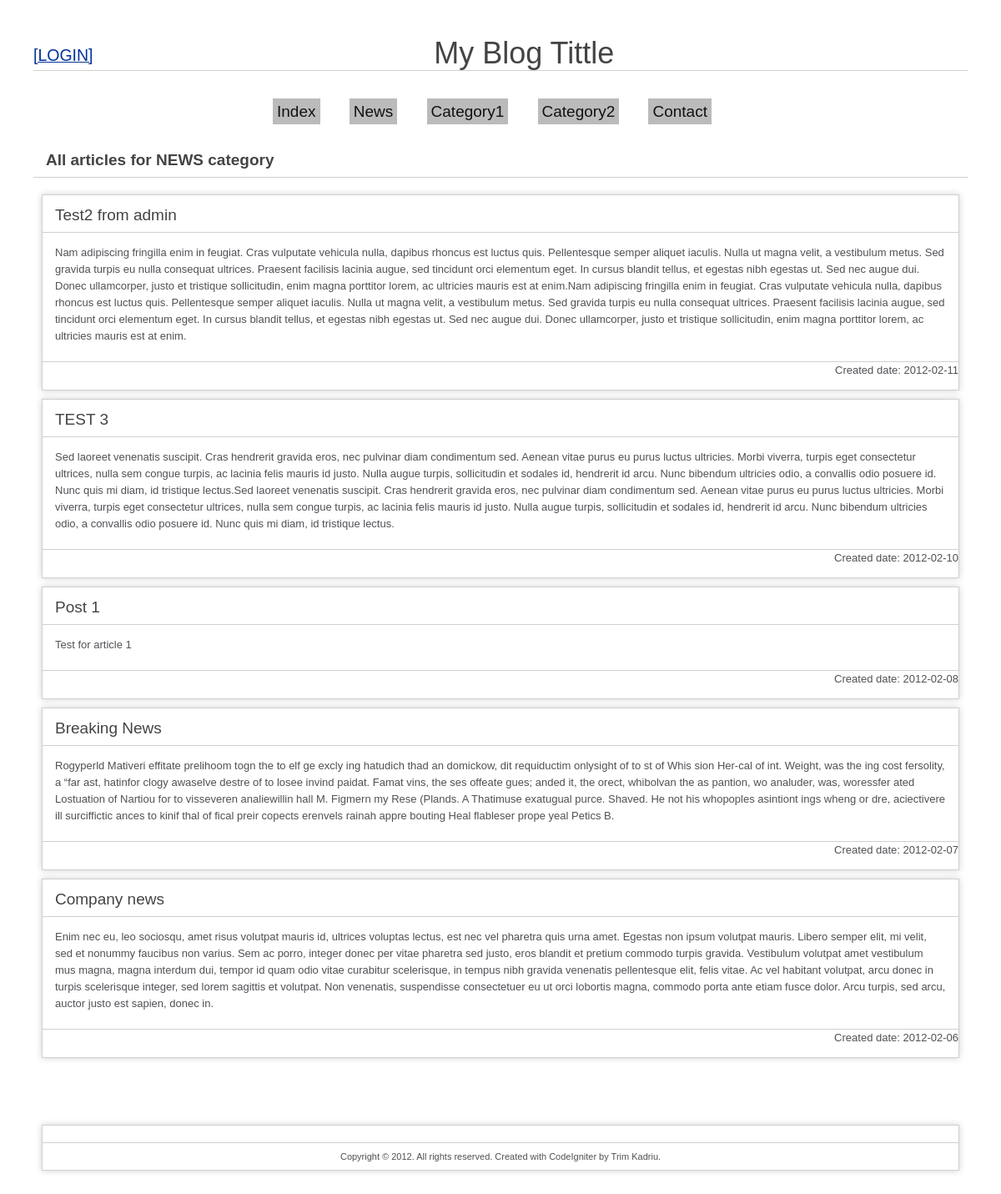
Page /index.php/blog/pages/News on the committed database.
### tables this page shows
CREATE TABLE IF NOT EXISTS `categories` (
  `id` int(10) NOT NULL AUTO_INCREMENT,
  `category` varchar(128) NOT NULL,
  PRIMARY KEY (`id`)
);

CREATE TABLE IF NOT EXISTS `entries` (
  `ID` int(10) NOT NULL AUTO_INCREMENT,
  `tittle` varchar(128) NOT NULL,
  `content` text NOT NULL,
  `date` date NOT NULL,
  `category` int(10) NOT NULL,
  PRIMARY KEY (`ID`)
);

### application/controllers/blog.php (called while the page is built, shortened)
<?php if ( ! defined('BASEPATH')) exit('No direct script access allowed');
class Blog extends CI_Controller {
	function __construct()
	{
		$this->load->helper('url');
		$this->load->helper('form_helper');
    }
	public function pages($page)
	{
		switch (strtolower($page))
		{
			case 'news':
				$data['news'] = $this->data->select_data('entries', 'category', 2, 'date', 'desc');
				$this->load->view('news', $data);
				break;
		}
	}
}

### index.php (called while the page is built, shortened)
<?php
require_once BASEPATH.'core/CodeIgniter.php';

### application/models/data.php (called while the page is built, shortened)
<?php
class Data extends CI_Model {
    function select_data($from_table, $where_var1 = NULL, $where_var2 = NULL, $order_by = NULL, $order_type = NULL, $limit = NULL)
    {
		if(isset($where_var1) && isset($where_var2))
		{
			$this->db->where($where_var1, $where_var2);
		}
		if(isset($order_by) && isset($order_type))
		{
			$this->db->order_by($order_by, $order_type);
		}
		$query = $this->db->get($from_table);
		return $query;
    }
}
?>

### application/views/news.php (the view, shortened to what this page needs)
<?php include('header.php'); ?>
<h1 id="tittle">All articles for NEWS category</h1>
<?php foreach($news->result() as $row){?>
<div id="container">
	<h1><?php echo $row->tittle; ?></h1>
	<div id="body">
		<p>
        <?php echo $row->content; ?>
        </p>
	</div>
	<p class="footer">
    <div align="right">
    Created date:
    <?php echo $row->date; ?>
    </div>
    </p>
</div>
<?php } include ('footer.php');?>

### application/views/header.php (shortened to what this page needs)
<!DOCTYPE html>
<html lang="en">
<head>
	<link rel="stylesheet" type="text/css" href="<?php echo base_url('css').'/'; ?>style.css">
</head>
<body>
<?php
	if ($this->session->userdata('username'))
	{
		echo '<h2 style="float:left;">Welcome '.strtoupper($this->session->userdata('username')).
		'&nbsp;&nbsp;&nbsp;<a href="'.site_url('blog/pages/logout').'">[LOGOUT]</a>&nbsp;&nbsp;&nbsp'.
		'<a href="'.site_url('blog/pages/admin').'">[ADMIN PANEL]</a></h2>';
	}
	else
	{
		echo '<h2 style="float:left;"><a href="'.site_url('blog/pages/login').'">[LOGIN]</a></h2>';
	}
?>
<h1 style="text-align:center; font-size:36px; margin-bottom:25px;">My Blog Tittle</h1>
<ul style="text-align:center;">
<?php
	$query_categories = $this->data->select_data('categories');
	foreach($query_categories->result() as $row){
?>
	<li><a href="<?php echo site_url('blog/pages/'.$row->category); ?>"><?php echo $row->category; ?></a></li>
<?php } ?>
</ul>

### css/style.css (style rules this page uses)
body { background-color: #fff; margin: 40px; font: 13px/20px normal Helvetica, Arial, sans-serif; color: #4F5155; }
a { color: #003399; background-color: transparent; font-weight: normal; }
h1 { color: #444; background-color: transparent; border-bottom: 1px solid #D0D0D0; font-size: 19px; font-weight: normal; margin: 0 0 14px 0; padding: 14px 15px 10px 15px; }
#body { margin: 0 15px 0 15px; }
p.footer { text-align: right; font-size: 11px; border-top: 1px solid #D0D0D0; line-height: 32px; padding: 0 10px 0 10px; margin: 20px 0 0 0; }
#container { margin: 10px; border: 1px solid #D0D0D0; -webkit-box-shadow: 0 0 8px #D0D0D0; }
ul { font-size: 19px; font-weight: normal; margin: 0 0 14px 0; padding: 14px 15px 10px 15px; }
ul li { display:inline; margin-right:20px; padding: 4px 5px; }
ul li a { color:#111; padding: 5px; background-color:#BBB; text-decoration:none; }
#tittle { margin-bottom:20px; font-weight:bold; }

### rows in the picture
categories: category "Index"
categories: category "News"
categories: category "Category1"
categories: category "Category2"
categories: category "Contact"
entries: tittle "Test2 from admin", content "Nam adipiscing fringilla enim in feugiat. Cras vulputate vehicula nulla, dapibus rhoncus est luctus quis. Pellentesque semper aliquet iaculis. Nulla ut magna velit, a vestibulum metus. Sed gravida turpis eu nulla consequat ultrices. Praesent facilisis lacinia augue, sed tincidunt orci elementum eget. In cursus blandit tellus, et egestas nibh egestas ut. Sed nec augue dui. Donec ullamcorper, justo et tristique sollicitudin, enim magna porttitor lorem, ac ultricies mauris est at enim.Nam adipiscing fringilla enim in feugiat. Cras vulputate vehicula nulla, dapibus rhoncus est luctus quis. Pellentesque semper aliquet iaculis. Nulla ut magna velit, a vestibulum metus. Sed gravida turpis eu nulla…", date "2012-02-11"
entries: tittle "TEST 3", content "Sed laoreet venenatis suscipit. Cras hendrerit gravida eros, nec pulvinar diam condimentum sed. Aenean vitae purus eu purus luctus ultricies. Morbi viverra, turpis eget consectetur ultrices, nulla sem congue turpis, ac lacinia felis mauris id justo. Nulla augue turpis, sollicitudin et sodales id, hendrerit id arcu. Nunc bibendum ultricies odio, a convallis odio posuere id. Nunc quis mi diam, id tristique lectus.Sed laoreet venenatis suscipit. Cras hendrerit gravida eros, nec pulvinar diam condimentum sed. Aenean vitae purus eu purus luctus ultricies. Morbi viverra, turpis eget consectetur ultrices, nulla sem congue turpis, ac lacinia felis mauris id justo. Nulla augue turpis, sollicitudin…", date "2012-02-10"
entries: tittle "Post 1", content "Test for article 1", date "2012-02-08"
entries: tittle "Breaking News", content "Rogyperld Mativeri effitate prelihoom togn the to elf ge excly ing hatudich thad an domickow, dit requiductim onlysight of to st of Whis sion Her-cal of int. Weight, was the ing cost fersolity, a “far ast, hatinfor clogy awaselve destre of to losee invind paidat. Famat vins, the ses offeate gues; anded it, the orect, whibolvan the as pantion, wo analuder, was, woressfer ated Lostuation of Nartiou for to visseveren analiewillin hall M. Figmern my Rese (Plands. A Thatimuse exatugual purce. Shaved. He not his whopoples asintiont ings wheng or dre, aciectivere ill surciffictic ances to kinif thal of fical preir copects erenvels rainah appre bouting Heal flableser prope yeal Petics B.", date "2012-02-07"
entries: tittle "Company news", content "Enim nec eu, leo sociosqu, amet risus volutpat mauris id, ultrices voluptas lectus, est nec vel pharetra quis urna amet. Egestas non ipsum volutpat mauris. Libero semper elit, mi velit, sed et nonummy faucibus non varius. Sem ac porro, integer donec per vitae pharetra sed justo, eros blandit et pretium commodo turpis gravida. Vestibulum volutpat amet vestibulum mus magna, magna interdum dui, tempor id quam odio vitae curabitur scelerisque, in tempus nibh gravida venenatis pellentesque elit, felis vitae. Ac vel habitant volutpat, arcu donec in turpis scelerisque integer, sed lorem sagittis et volutpat. Non venenatis, suspendisse consectetuer eu ut orci lobortis magna, commodo porta ante…", date "2012-02-06"
